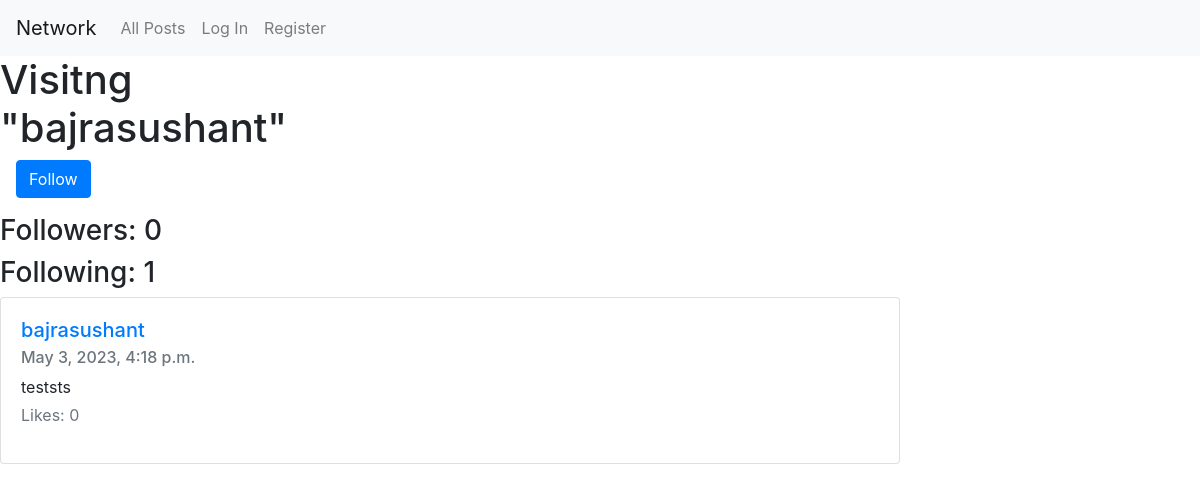
The app's page /profile/bajrasushant, older data.
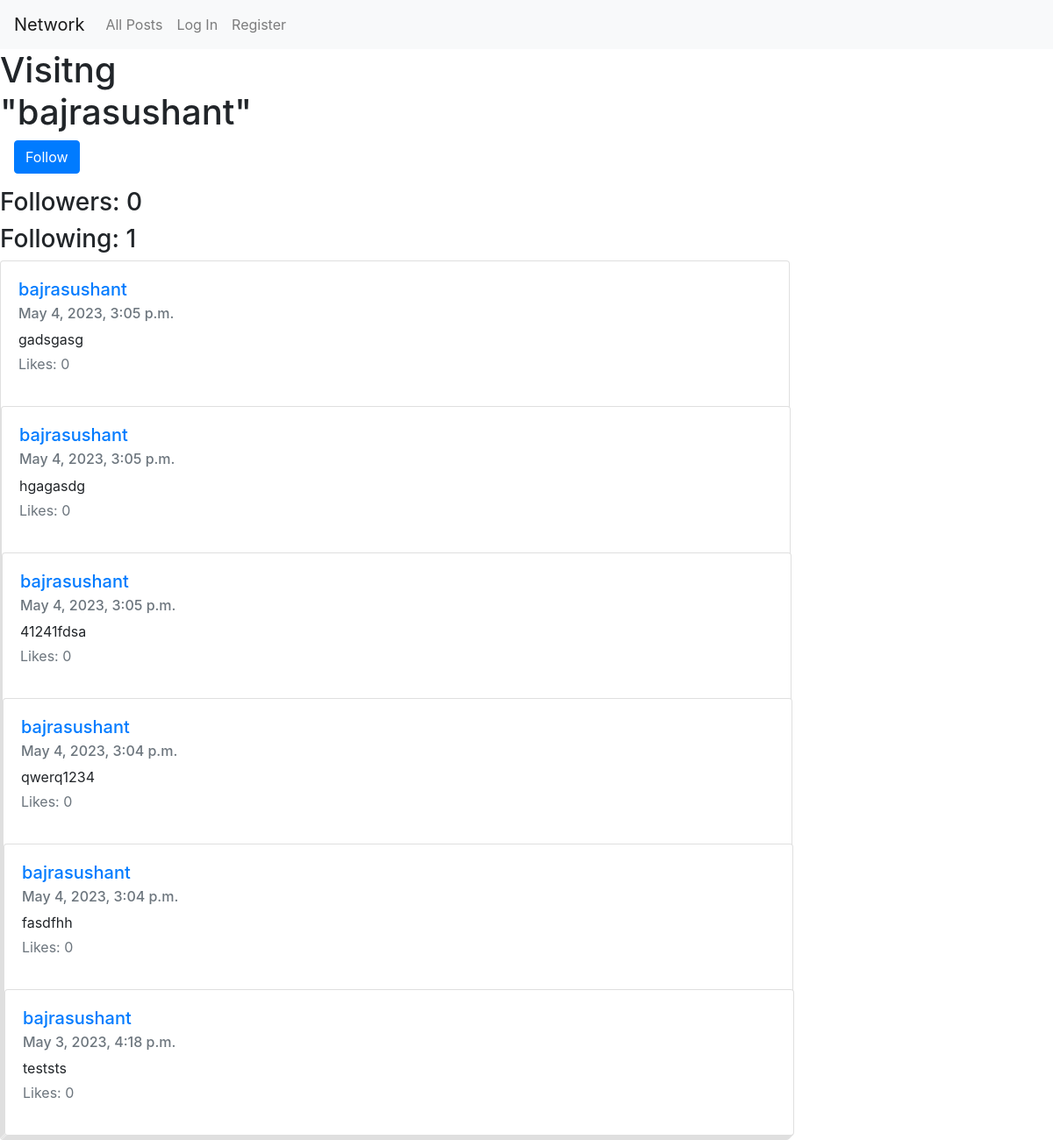
The same page, newer data.
### network/models.py (models this page shows, shortened)
class User(AbstractUser):
    following = models.ManyToManyField(
        "self", symmetrical=False, related_name="userFollowing"
    )
    followers = models.ManyToManyField(
        "self", symmetrical=False, related_name="userFollows"
    )

class Post(models.Model):
    description = models.TextField()
    poster = models.ForeignKey(User, on_delete=models.CASCADE)
    posted = models.DateTimeField(auto_now_add=True)
    likes = models.ManyToManyField(User, related_name="liked_posts")
    liked = models.BooleanField(default=False)

### network/views.py (the view)
# urls.py: path("profile/<str:name>", views.profile_view, name="profile"),
def profile_view(request, name):
    currentUser = request.user
    user = User.objects.get(username=name)
    followersCount = user.followers.count()
    followingCount = user.following.count()
    userPosts = Post.objects.filter(poster=user)
    userPosts = userPosts.order_by("-posted")
    isFollowing = followingFunction(user, currentUser)
    return render(
        request,
        "network/profile.html",
        {
            "currentUser": currentUser,
            "idName": user,
            "followerCount": followersCount,
            "followingCount": followingCount,
            "isFollowing": isFollowing,
            "userPosts": userPosts,
        },
           )

### network/views.py (called while the page is built)
def followingFunction(user, stalker):
    followers = user.followers.all()
    isFollowing = False
    for follower in followers:
        if stalker == follower:
            isFollowing = True
        else:
            isFollowing = False
    return isFollowing

### network/templates/network/profile.html (shortened to what this page needs)
{% extends "network/layout.html" %}
{% block body %}
<h1>
    <div>Visitng</div>"{{ idName }}"
</h1>
{% if idName != currentUser and not isFollowing %}
<form action="{% url 'follow' name=idName %}" method="post">
    <button class="btn btn-primary mb-3 mx-3" type="submit" name="followButton">
        Follow
    </button>
</form>
{% endif %}
<h3>Followers: {{ followerCount }}</h3>
<h3>Following: {{followingCount}}</h3>
{% for post in userPosts %}
<div class="card" style="width: 75vw" data-cardid="{{post.id}}">
    <div class="card-body" id="card-body-{{post.id}}">
    <h5 class="card-title">
      <a href="{% url 'profile' name=post.poster %}">{{post.poster}}</a>
    </h5>
    <h6 class="card-subtitle mb-2 text-body-secondary text-secondary">
      {{post.posted}}
    </h6>
    <p class="card-text mb-1" id="post-descr/iption-{{ post.id }}">{{ post.description }}</p>
    <p class="text-muted" id="like-{{ post.id }}">Likes: {{ post.likes.count }}</p>
</div>
{% endfor %}
{% endblock %}

### network/templates/network/layout.html (shortened to what this page needs)
{% load static %}
<!DOCTYPE html>
<html lang="en">
  <head>
    <link
      rel="stylesheet"
      href="https://stackpath.bootstrapcdn.com/bootstrap/4.4.1/css/bootstrap.min.css"
    />
    <link href="{% static 'network/styles.css' %}" rel="stylesheet" />
  </head>
  <body>
    <nav class="navbar navbar-expand-lg navbar-light bg-light">
      <a class="navbar-brand" href="#">Network</a>
      <div>
        <ul class="navbar-nav mr-auto">
          <li class="nav-item">
            <a class="nav-link" href="{% url 'index' %}">All Posts</a>
          </li>
          {% if user.is_authenticated %}
          <li class="nav-item">
              <a class="nav-link" href="{% url 'following' %}">Following</a>
          </li>
          <li class="nav-item">
            <a class="nav-link" href="{% url 'post' %}">New Post</a>
          </li>
          <li class="nav-item">
            <a class="nav-link" href="{% url 'logout' %}">Log Out</a>
          </li>
          {% else %}
          <li class="nav-item">
            <a class="nav-link" href="{% url 'login' %}">Log In</a>
          </li>
          <li class="nav-item">
            <a class="nav-link" href="{% url 'register' %}">Register</a>
          </li>
          {% endif %}
        </ul>
      </div>
    </nav>
    <div class="body">{% block body %} {% endblock %}</div>
  </body>
</html>

Row changes from the older to the newer data that the page shows:
added Post: poster "bajrasushant", posted "May 4, 2023, 3:05 p.m.", description "gadsgasg", likes.count "0"
added Post: poster "bajrasushant", posted "May 4, 2023, 3:05 p.m.", description "hgagasdg", likes.count "0"
added Post: poster "bajrasushant", posted "May 4, 2023, 3:05 p.m.", description "41241fdsa", likes.count "0"
added Post: poster "bajrasushant", posted "May 4, 2023, 3:04 p.m.", description "qwerq1234", likes.count "0"
added Post: poster "bajrasushant", posted "May 4, 2023, 3:04 p.m.", description "fasdfhh", likes.count "0"
